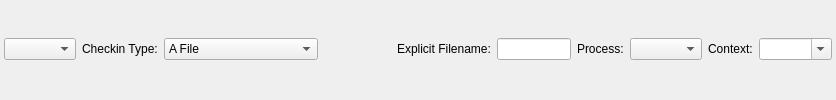
<?xml version="1.0" encoding="UTF-8"?>
<ui version="4.0">
 <class>fastControls</class>
 <widget class="QWidget" name="fastControls">
  <property name="windowTitle">
   <string>Form</string>
  </property>
  <layout class="QHBoxLayout" name="horizontalLayout" stretch="0,0,0,1,0,1,0,0,0,1">
   <property name="leftMargin">
    <number>4</number>
   </property>
   <property name="topMargin">
    <number>4</number>
   </property>
   <property name="rightMargin">
    <number>4</number>
   </property>
   <property name="bottomMargin">
    <number>6</number>
   </property>
   <item>
    <widget class="QComboBox" name="formatTypeComboBox"/>
   </item>
   <item>
    <widget class="QLabel" name="checkinTypeLabel">
     <property name="text">
      <string>Checkin Type:</string>
     </property>
     <property name="textFormat">
      <enum>Qt::PlainText</enum>
     </property>
    </widget>
   </item>
   <item>
    <widget class="QComboBox" name="checkinTypeComboBox">
     <item>
      <property name="text">
       <string>A File</string>
      </property>
     </item>
     <item>
      <property name="text">
       <string>A Sequence</string>
      </property>
     </item>
     <item>
      <property name="text">
       <string>A Directory</string>
      </property>
     </item>
     <item>
      <property name="text">
       <string>Miltiple Individual Files</string>
      </property>
     </item>
     <item>
      <property name="text">
       <string>Work Area</string>
      </property>
     </item>
    </widget>
   </item>
   <item>
    <spacer name="horizontalSpacer_2">
     <property name="orientation">
      <enum>Qt::Horizontal</enum>
     </property>
     <property name="sizeType">
      <enum>QSizePolicy::Preferred</enum>
     </property>
     <property name="sizeHint" stdset="0">
      <size>
       <width>40</width>
       <height>20</height>
      </size>
     </property>
    </spacer>
   </item>
   <item>
    <widget class="QLabel" name="explicitFilenameLabel">
     <property name="text">
      <string>Explicit Filename:</string>
     </property>
    </widget>
   </item>
   <item>
    <widget class="QLineEdit" name="explicitFilenameLineEdit"/>
   </item>
   <item>
    <widget class="QLabel" name="processLabel">
     <property name="text">
      <string>Process:</string>
     </property>
    </widget>
   </item>
   <item>
    <widget class="QComboBox" name="processComboBox"/>
   </item>
   <item>
    <widget class="QLabel" name="contextLabel">
     <property name="text">
      <string>Context:</string>
     </property>
     <property name="textFormat">
      <enum>Qt::PlainText</enum>
     </property>
    </widget>
   </item>
   <item>
    <widget class="QComboBox" name="contextComboBox">
     <property name="editable">
      <bool>true</bool>
     </property>
     <property name="insertPolicy">
      <enum>QComboBox::NoInsert</enum>
     </property>
    </widget>
   </item>
  </layout>
 </widget>
 <resources/>
 <connections/>
</ui>
